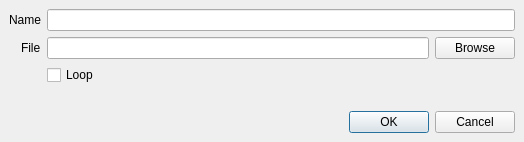
<?xml version="1.0" encoding="UTF-8"?>
<ui version="4.0">
 <class>SoundEdit</class>
 <widget class="QDialog" name="SoundEdit">
  <property name="geometry">
   <rect>
    <x>0</x>
    <y>0</y>
    <width>524</width>
    <height>142</height>
   </rect>
  </property>
  <property name="windowTitle">
   <string>SoundEdit</string>
  </property>
  <layout class="QVBoxLayout" name="verticalLayout">
   <property name="spacing">
    <number>6</number>
   </property>
   <property name="leftMargin">
    <number>9</number>
   </property>
   <property name="topMargin">
    <number>9</number>
   </property>
   <property name="rightMargin">
    <number>9</number>
   </property>
   <property name="bottomMargin">
    <number>9</number>
   </property>
   <item>
    <layout class="QFormLayout" name="formLayout">
     <property name="sizeConstraint">
      <enum>QLayout::SetFixedSize</enum>
     </property>
     <property name="labelAlignment">
      <set>Qt::AlignRight|Qt::AlignTrailing|Qt::AlignVCenter</set>
     </property>
     <property name="horizontalSpacing">
      <number>6</number>
     </property>
     <property name="verticalSpacing">
      <number>6</number>
     </property>
     <property name="leftMargin">
      <number>0</number>
     </property>
     <property name="topMargin">
      <number>0</number>
     </property>
     <property name="rightMargin">
      <number>0</number>
     </property>
     <property name="bottomMargin">
      <number>0</number>
     </property>
     <item row="0" column="0">
      <widget class="QLabel" name="nameLabel">
       <property name="text">
        <string>Name</string>
       </property>
      </widget>
     </item>
     <item row="0" column="1">
      <widget class="QLineEdit" name="nameEdit">
       <property name="minimumSize">
        <size>
         <width>0</width>
         <height>0</height>
        </size>
       </property>
       <property name="maximumSize">
        <size>
         <width>16777215</width>
         <height>16777215</height>
        </size>
       </property>
      </widget>
     </item>
     <item row="1" column="0">
      <widget class="QLabel" name="fileLabel">
       <property name="text">
        <string>File</string>
       </property>
      </widget>
     </item>
     <item row="1" column="1">
      <layout class="QHBoxLayout" name="horizontalLayout">
       <property name="sizeConstraint">
        <enum>QLayout::SetFixedSize</enum>
       </property>
       <item>
        <widget class="QLineEdit" name="fileEdit">
         <property name="minimumSize">
          <size>
           <width>0</width>
           <height>0</height>
          </size>
         </property>
         <property name="maximumSize">
          <size>
           <width>16777215</width>
           <height>16777215</height>
          </size>
         </property>
        </widget>
       </item>
       <item>
        <widget class="QPushButton" name="browseButton">
         <property name="minimumSize">
          <size>
           <width>0</width>
           <height>0</height>
          </size>
         </property>
         <property name="maximumSize">
          <size>
           <width>16777215</width>
           <height>16777215</height>
          </size>
         </property>
         <property name="text">
          <string>Browse</string>
         </property>
        </widget>
       </item>
      </layout>
     </item>
     <item row="2" column="1">
      <widget class="QCheckBox" name="loop">
       <property name="text">
        <string>Loop</string>
       </property>
      </widget>
     </item>
     <item row="2" column="0">
      <widget class="QLabel" name="label">
       <property name="text">
        <string/>
       </property>
      </widget>
     </item>
    </layout>
   </item>
   <item>
    <widget class="QDialogButtonBox" name="buttonBox">
     <property name="minimumSize">
      <size>
       <width>0</width>
       <height>0</height>
      </size>
     </property>
     <property name="maximumSize">
      <size>
       <width>16777215</width>
       <height>16777215</height>
      </size>
     </property>
     <property name="standardButtons">
      <set>QDialogButtonBox::Cancel|QDialogButtonBox::Ok</set>
     </property>
    </widget>
   </item>
  </layout>
 </widget>
 <resources/>
 <connections/>
</ui>
